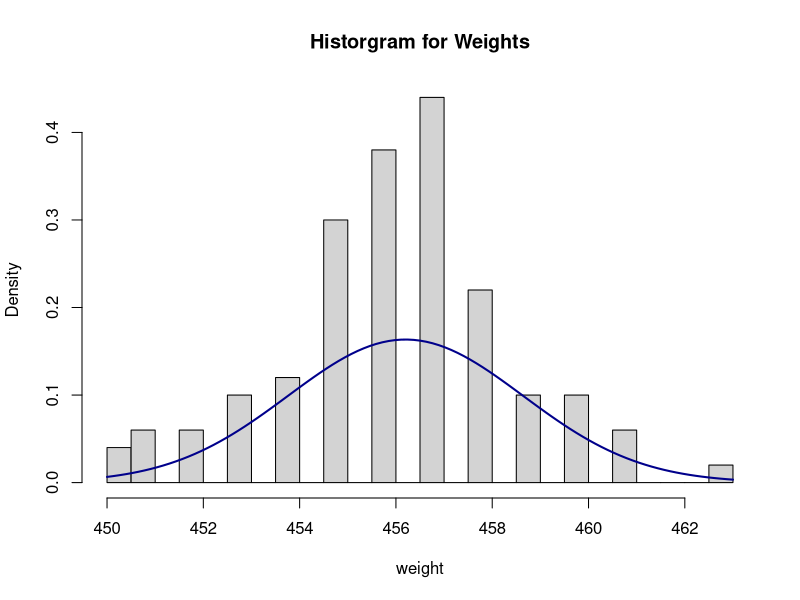

Generate this figure with R: (Note: this script raises an error after producing the figure.)
newdata = read.table("weight.txt", header=FALSE)

weight = newdata$V1

weight
# importing new data weight

#question 1a
table(weight)
table(weight)/length(weight)

hist(weight, freq=FALSE, breaks=20, main="Historgram for Weights")

curve(dnorm(x, mean=456.2, sd=sqrt(5.96)), col="darkblue", lwd=2, add=TRUE, yaxt="n")


rm(list=ls())

#2
#A calculate P(X=17)

dbinom(16,18,.48)

#B calculate P(14<= x <22)
# P(X<= 21) - #P(<= 13)

 pbinom(21, 18, .48) - pbinom(13, 18, .48)
 
 #C\
 for (m in vector) {
   
 }
 
 
 #3a
 
 #P(y>=5)
 
 #1-P(y<=4)
 1 - ppois(4,3.75)
 
 #3b
 #p(y>6)
 1 - ppois(6, 3.75)
 
 #3c
 #p(y=8)
 #dppos(7, 3.75)
 
 dpois(7, 3.75)




